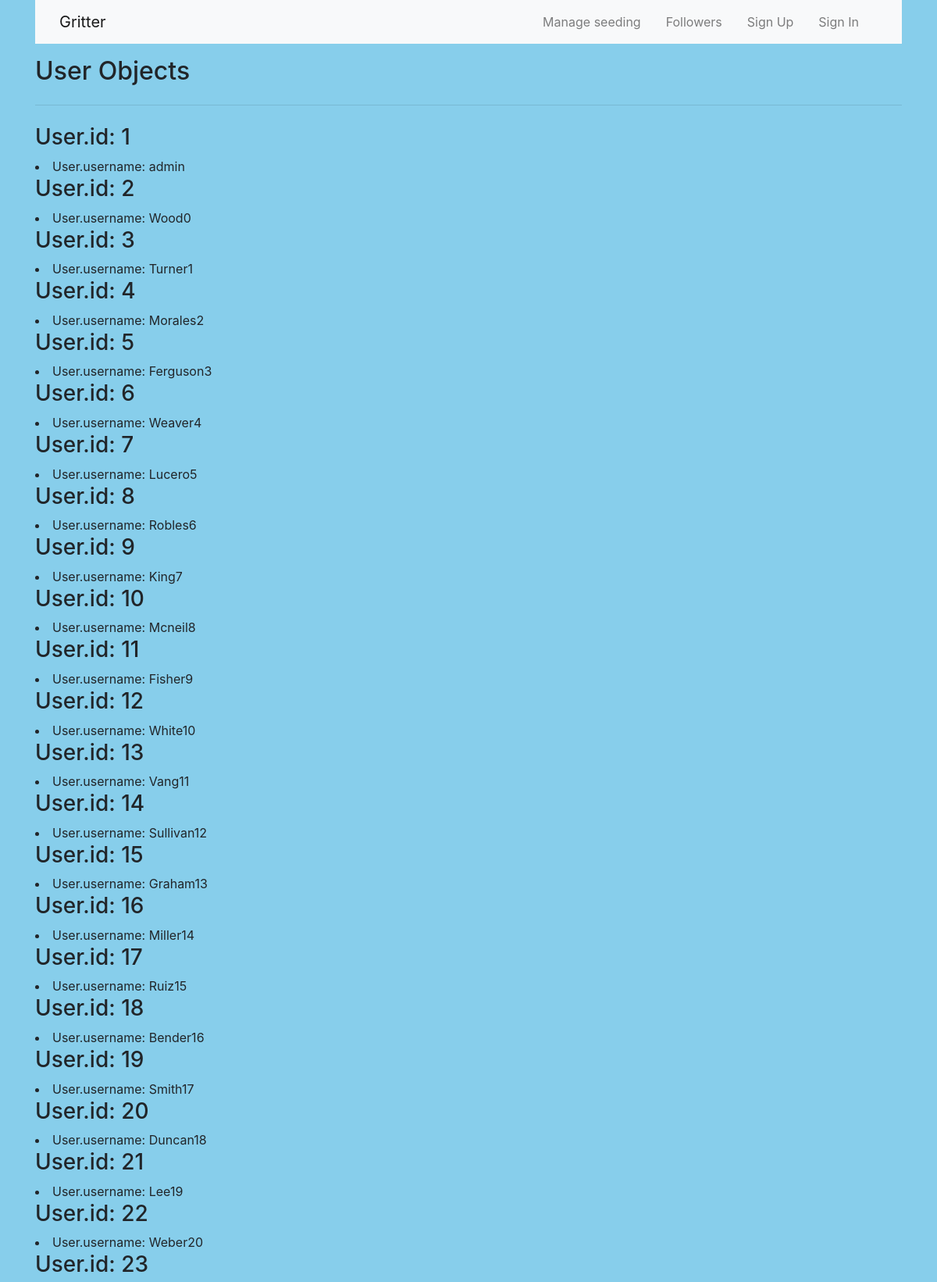
Screenshot of /list_users (upper part) with the database file from the repository.
### project/models.py (models this page shows, shortened)
class User(UserMixin, db.Model):
    id = db.Column(db.Integer, primary_key=True)
    username = db.Column(db.String(50), unique=True, nullable=False)
    password = db.Column(db.String(128), nullable=False)
    email = db.Column(db.String(100), unique=True, nullable=False)
    posts = db.relationship('Post', backref ='author', lazy='dynamic')
    followed = db.relationship(
        'User', secondary=followers,
        primaryjoin=(followers.c.follower_id == id),
        secondaryjoin=(followers.c.followed_id == id),
        backref=db.backref('followers', lazy='dynamic'), lazy='dynamic')

### project/routes.py (the view)
@app.route('/list_users', methods=['GET'])
def list_users():
    users = User.query.all()
    return render_template('users.html', users=users)

### project/templates/users.html
{% extends "layout.html" %}
{% block content %}
    <div class="container">
        <h2> User Objects </h2>
        <hr class="my-4">
        <div>
            {% for user in users %}
                <h3>User.id: {{ user.id }}</h3>
                <li>User.username: {{ user.username }}</li>
            {% endfor %}
        </div>
    </div>
{% endblock content %}

### project/static/styles/style.css (style rules this page uses)
body { background-color: #87CEEB; }

### rows the page displays
User: id "1", username "admin"
User: id "2", username "Wood0"
User: id "3", username "Turner1"
User: id "4", username "Morales2"
User: id "5", username "Ferguson3"
User: id "6", username "Weaver4"
User: id "7", username "Lucero5"
User: id "8", username "Robles6"
User: id "9", username "King7"
User: id "10", username "Mcneil8"
User: id "11", username "Fisher9"
User: id "12", username "White10"
User: id "13", username "Vang11"
User: id "14", username "Sullivan12"
User: id "15", username "Graham13"
User: id "16", username "Miller14"
User: id "17", username "Ruiz15"
User: id "18", username "Bender16"
User: id "19", username "Smith17"
User: id "20", username "Duncan18"
User: id "21", username "Lee19"
User: id "22", username "Weber20"
User: id "23"
